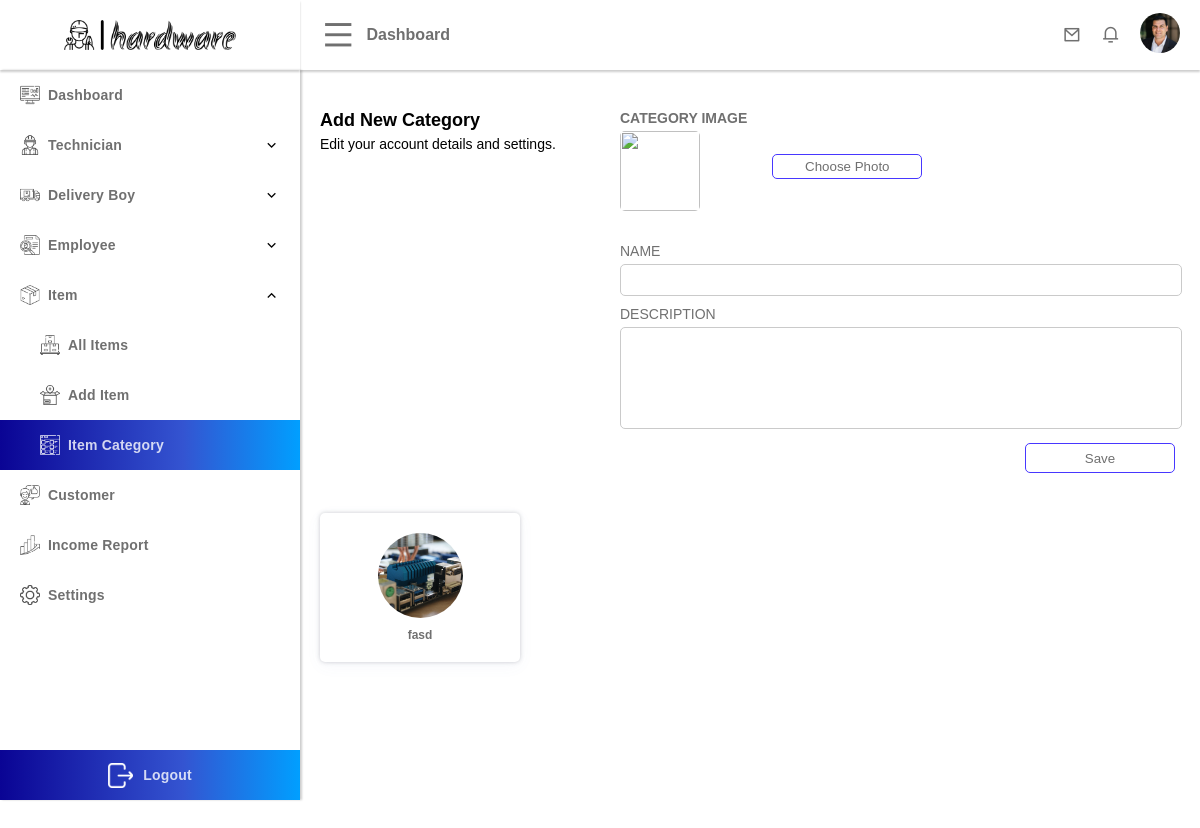
Page /public/admin/item-category.php (signed in) on the committed database.
### tables this page shows
CREATE TABLE `user` (
  `user_id` int(50) NOT NULL,
  `first_name` varchar(100) NOT NULL,
  `last_name` varchar(100) NOT NULL,
  `email` varchar(200) NOT NULL,
  `phone_number` varchar(50) NOT NULL,
  `dob` varchar(255) NOT NULL,
  `house_no` varchar(50) NOT NULL,
  `state` varchar(50) NOT NULL,
  `city` varchar(50) NOT NULL,
  `account_type` varchar(50) NOT NULL,
  `profile_url` varchar(255) DEFAULT NULL,
  `password` varchar(255) NOT NULL,
  `security_question` int(11) DEFAULT NULL,
  `question_answer` varchar(255) DEFAULT NULL,
  `status` varchar(50) DEFAULT NULL,
  `activation_code` varchar(100) DEFAULT NULL,
  `latitude` varchar(50) DEFAULT NULL,
  `longitude` varchar(50) DEFAULT NULL
);

CREATE TABLE `item_category` (
  `item_catagory_id` int(20) NOT NULL,
  `name` varchar(100) NOT NULL,
  `description` text NOT NULL,
  `image_url` varchar(200) NOT NULL
);

### template/user-data.php (called while the page is built, shortened)
<?php
if (isset($_SESSION['id'])) {
    if (!empty($_SESSION['id'])) {
        $user_user_id = $_SESSION['id'];
        $selectUserEmailQuery = "SELECT * FROM `user` WHERE `user_id`= '$user_user_id'";
        $resultUserEmail = $conn->query($selectUserEmailQuery);
        if ($resultUserEmail->num_rows > 0) {
            $userData = $resultUserEmail->fetch_assoc();
            $user_profile_url = $userData['profile_url'];
        }
    }
}

### public/admin/item-category.php (the view, shortened to what this page needs)
<?php
include "../../config/database.php";
include "../../template/user-data.php";
?>
<!DOCTYPE html>
<html lang="en">
<head>
    <link rel="stylesheet" href="../assets/css/style.css">
    <link rel="stylesheet" href="../assets/css/dashboard-menu.css">
    <link rel="stylesheet" href="../assets/css/dashboard-nav.css">
    <link rel="stylesheet" href="../assets/css/dashboard-technician.css">
    <link rel="stylesheet" href="../assets/css/button.css">
    <link rel="stylesheet" href="../assets/css/card.css">
    <link rel="stylesheet" href="../assets/css/search.css">
    <link rel="stylesheet" href="../assets/css/input.css">
    <link rel="stylesheet" href="../assets/css/dashboard-profile.css">
    <link rel="stylesheet" href="../assets/css/dashboard-product.css">
    <link href="https://cdn.jsdelivr.net/npm/remixicon@4.0.0/fonts/remixicon.css" rel="stylesheet" />
</head>
<body>
    <div class="container">
        <?php
        include "../../template/dashboard-nav.php";
        ?>
        <aside class="active aside">
            <div class="menu">
            <?php
                include "../../template/dashboard-menu.php";
                ?>
                <div class="menu-content">
                    <div class="menu-links">
                        <div class="menu-link-button ">
                            <a href="./index.php">
                                <p><img src="../assets/images/ui/dashboard.png" alt="">Dashboard</p>
                            </a>
                        </div>
                        <div class="menu-link-button-2">
                            <div class="menu-link-button">
                                <p><img src="../assets/images/ui/booking.png" alt="">Technician</p>
                                <i class="ri-arrow-down-s-line"></i>
                            </div>
                        </div>
                        <div class="menu-link-button-2">
                            <div class="menu-link-button">
                                <p><img src="../assets/images/ui/delivery-boy.png" alt="">Delivery Boy</p>
                                <i class="ri-arrow-down-s-line"></i>
                            </div>
                        </div>
                        <div class="menu-link-button-2">
                            <div class="menu-link-button">
                                <p><img src="../assets/images/ui/employee.png" alt="">Employee</p>
                                <i class="ri-arrow-down-s-line"></i>
                            </div>
                        </div>
                        <div class="menu-link-button-2 active">
                            <div class="menu-link-button">
                                <p><img src="../assets/images/ui/item.png" alt="">Item</p>
                                <i class="ri-arrow-up-s-line"></i>
                            </div>
                            <div class="menu-hidden-list">
                                <div class="menu-link-button menu-hidden-button">
                                    <a href="./items.php">
                                        <p><img src="../assets/images/ui/all items.png" alt="">All Items</p>
                                    </a>
                                </div>
                                <div class="menu-link-button menu-hidden-button">
                                    <a href="./add-item.php">
                                        <p><img src="../assets/images/ui/add item.png" alt="">Add Item</p>
                                    </a>
                                </div>
                                <div class="menu-link-button menu-hidden-button active">
                                    <a href="./item-category.php">
                                        <p><img src="../assets/images/ui/category.png" alt="">Item Category</p>
                                    </a>
                                </div>
                            </div>
                        </div>
                        <div class="menu-link-button">
                            <a href="./customers.php">
                                <p><img src="../assets/images/ui/customer.png" alt="">Customer</p>
                            </a>
                        </div>
                        <div class="menu-link-button">
                            <a href="./income.php">
                                <p><img src="../assets/images/ui/income.png" alt="">Income Report</p>
                            </a>
                        </div>
                        <div class="menu-link-button">
                            <a href="./settings.php">
                                <p><img src="../assets/images/ui/Settings.png" alt="">Settings</p>
                            </a>
                        </div>
                    </div>
                    <div class="menu-logout">
                        <a href="../logout.php">
                            <p><img src="../assets/images/ui/Exit.png" alt="">Logout</p>
                        </a>
                    </div>
                </div>
            </div>
        </aside>
        <section class="active section" style="padding-bottom: 60px">
            <div class="content margin-top-40">
                <form class="profile-content margin-top-20" method="POST" enctype="multipart/form-data">
                    <div class="profile-content-1">
                        <h1>Add New Category</h1>
                        <p>Edit your account details and settings.</p>
                    </div>
                    <div class="profile-content-2">
                        <div class="input-content">
                            <div class="profile-image">
                                <div class="profile-image-content-1">
                                    <h2>CATEGORY IMAGE</h2>
                                    <img src="./images/profile.jpg" alt="" id="preview-image">
                                </div>
                                <div class="profile-image-content-2">
                                    <input type="button" class="btn" value="Choose Photo" id="file-button" name="">
                                </div>
                            </div>
                            <div class="input-one-content">
                                <p>Name</p>
                                <input type="text" value="" name="name">
                            </div>
                            <div class="input-one-content">
                                <p>Description</p>
                                <textarea name="description" id="" cols="30" rows="10"></textarea>
                            </div>
                            <div class="right-button">
                                <input type="submit" value="Save" name="save">
                            </div>
                        </div>
                    </div>
                </form>
            </div>
            <div class="content margin-top-40">
                <div class="card-content  margin-top-40">
                    <div class="card-list">
                        <?php
                        $selectCashierQuery = "SELECT * FROM `item_category` WHERE 1";
                        $result = $conn->query($selectCashierQuery);
                        if ($result && $result->num_rows > 0) {
                            while ($itemData = $result->fetch_assoc()) {
                                $item_catagory_id   = $itemData['item_catagory_id'];
                                $name  = $itemData['name'];
                                $image_url = $itemData['image_url'];
                                echo '
                                        <a href="./item-category-view.php?category_id='.$item_catagory_id.'" class="card">
                                           <div class="product-image">
                                               <img src="../assets/images/item_category/' . $image_url . '" alt="">
                                           </div>
                                           <div class="product-name">
                                               <h3>' . $name . '</h3>
                                           </div>
                                       </a>
                                        ';
                            }
                        } else {
                            echo "No Category found.";
                        }
                        ?>
                    </div>
                </div>
            </div>
        </section>
    </div>
</body>
</html>

### template/dashboard-nav.php (shortened to what this page needs)
<?php
$this_profile_url = "";
if(isset($_SESSION['id']) && isset($_SESSION['account_type'])){
    if ($_SESSION['account_type'] == "customer") {
        $this_profile_url = "../assets/images/customer/".$user_profile_url;
    } else if ($_SESSION['account_type'] == "cashier") {
        $this_profile_url = "../assets/images/cashier/".$user_profile_url;
    } else if ($_SESSION['account_type'] == "technician") {
        $this_profile_url = "../assets/images/technician/".$user_profile_url;
    } else if ($_SESSION['account_type'] == "delivery_boy") {
        $this_profile_url = "../assets/images/delivery-boy/".$user_profile_url;
    } else if ($_SESSION['account_type'] == "admin") {
        $this_profile_url = "../assets/images/admin/".$user_profile_url;
    } else if ($_SESSION['account_type'] == "technical_team") {
        $this_profile_url = "../assets/images/technical_team/".$user_profile_url;
    }
}
?>
<!DOCTYPE html>
<html lang="en">
<head>
</head>
<body>
    <nav class="active nav">
        <div class="nav-content">
            <div class="nav-content-1">
                <i class="ri-menu-line " id="dashboard-menu-icon"></i>
                <p>Dashboard</p>
            </div>
            <div class="nav-content-2">
                <a href="./message.php">
                    <i class="ri-mail-line"></i>
                </a>
                <a href="">
                    <i class="ri-notification-3-line"></i>
                </a>
                <a href="./settings.php">
                    <img src="<?php echo $this_profile_url?>" alt="">
                </a>
            </div>
        </div>
    </nav>
</body>
</html>

### public/assets/css/style.css (style rules this page uses)
* { margin: 0; padding: 0; text-decoration: none; }
:root { --main-color: linear-gradient(90deg, #0a0494 0%, #3454d1 61%, #009fff 100%); --second-color: rgb(77, 77, 255); --xxl-font-size: 40px; --large-font-size: 16px; --medium-font-size: 14px; --small-font-size: 12px; --main-font-family: sans-serif; --second-font-family: sans-serif; --text-color: #707070; --text-active-color: rgba(255, 255, 255, 0.8); --border: 1px solid rgb(202, 202, 202); }
.margin-top-20 { margin-top: 20px; }
.margin-top-40 { margin-top: 40px !important; }
.container { width: 100%; min-height: 100vh; display: flex; }
.content { width:calc(100% - 40px); margin: auto; }
nav { width: 100%; margin-left: 0; box-shadow: 0px 2px 2px rgba(0, 0, 0, 0.2); position: fixed; z-index: 5; background-color: white; transition: all .5s ease; }
nav.active { width: calc(100% - 300px); margin-left: 300px; }
section { width: 100%; margin-left: 0; min-height: calc(100vh - 70px); margin-top: 70px; transition: all .5s ease; position: relative; z-index: 1; }
section.active { width: calc(100% - 300px); margin-left: 300px; }
aside { width: 300px; height: 100vh; background-color: rgb(255, 255, 255); position: fixed; top: 0px; left: -300px; z-index: 5; transition: all .5s ease; }
aside.active { left: 0; }

### public/assets/css/dashboard-menu.css (style rules this page uses)
:root { --menu-list-height: 50px; }
.menu { width: 100%; height: 100%; }
.menu-content { width: 100%; height: calc(100% - 70px); position: relative; box-shadow: 2px 0 2px rgba(0, 0, 0, 0.2); }
.menu-links { width: 100%; height: calc(100% - var(--menu-list-height)); overflow: auto; }
.menu-link-button { width: 100%; height: var(--menu-list-height); position: relative; display: flex; align-items: center; cursor: pointer; }
.menu-link-button a { display: flex; width: 100%; height: 100%; align-items: center; }
.menu-link-button p { font-family: var(--main-font-family); font-size: var(--medium-font-size); margin-left: 20px; color: var(--text-color); font-weight: 600; letter-spacing: 0.2px; user-select: none; display: flex; align-items: center; }
.menu-link-button img { width: 20px; margin-right: 8px; opacity: 70%; }
.menu-link-button.active { background: var(--main-color); }
.menu-link-button.active img { filter: invert(100%); opacity: 100%; }
.menu-link-button.active p { color: var(--text-active-color); }
.menu-link-button i { position: absolute; right: 20px; }
.ri-arrow-up-s-line { visibility: hidden; color: rgb(0, 0, 0); }
.menu-link-button-2.active .ri-arrow-up-s-line { visibility: visible; }
.menu-hidden-list { width: 100%; max-height: 0; overflow: hidden; }
.menu-link-button-2.active .menu-hidden-list { max-height: 400px; }
.menu-hidden-button img { margin-left:20px; }
.menu-logout { width: 100%; height: var(--menu-list-height); background: var(--main-color); display: flex; align-items: center; justify-content: center; }
.menu-logout a { display: flex; width: 100%; height: 100%; align-items: center; justify-content: center; }
.menu-logout p { display: flex; align-items: center; color: var(--text-active-color); font-family: var(--main-font-family); font-size: var(--medium-font-size); font-weight: 600; letter-spacing: 0.2px; user-select: none; }
.menu-logout img { width: 25px; margin-right: 10px; filter: invert(100%); }

### public/assets/css/dashboard-nav.css (style rules this page uses)
.nav-content { width: calc(100%); margin: auto; display: flex; }
.nav-content-1 { width: calc((100% / 2) - 20px); height: 70px; display: flex; align-items: center; padding: 0 20px; }
.nav-content-1 i { font-size: 35px; color: var(--text-color); cursor: pointer; }
.nav-content-1 p { font-size: var(--large-font-size); margin-left: 10px; font-weight: 600; font-family: var(--main-font-family); color: var(--text-color); user-select: none; }
.nav-content-2 { width: calc((100% / 2) - 20px); height: 70px; display: flex; align-items: center; justify-content: right; padding: 0 20px; }
.nav-content-2 img { width: 40px; height: 40px; border-radius: 50%; cursor: pointer; object-fit: cover; }
.nav-content-2 a { margin-left: 20px; }
.nav-content-2 a:first-child { margin-left: 0px; }
.nav-content-2 i { color: var(--text-color); font-size: 18px; }

### public/assets/css/button.css (style rules this page uses)
.right-button { width: 100%; display: flex; align-items: center; justify-content: right; }
.right-button input[type=submit], .right-button input[type=button], .btn { width: 150px; height: 30px; margin: 0 5px; border-radius: 5px; border: 1px solid #4737FF; cursor: pointer; font-family: var(--main-font-family); color: var(--text-color); background: white; transition: all .2s ease; }

### rows in the picture
user: profile_url (picture)
item_category: image_url (picture), name "fasd"
